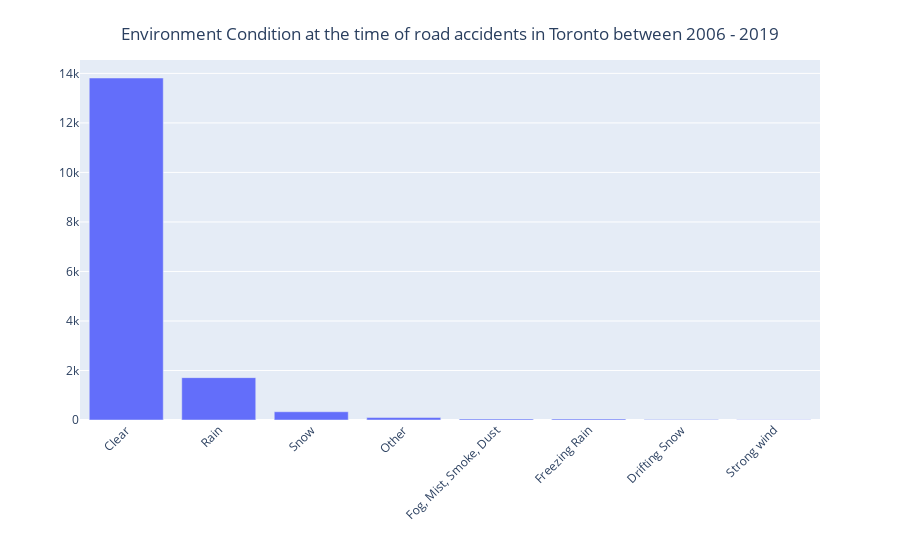

The code cell stored with this chart in its notebook:
### Code cell
ACCNUM= df_clean.groupby('VISIBILITY').nunique().sort_values(by='Index_',ascending = False)['Index_']
fig = px.bar(df_clean, x = ACCNUM.index, y = ACCNUM, labels={'x':'','y':''})
fig.update_layout(
    title={
        'text': "Environment Condition at the time of road accidents in Toronto between 2006 - 2019",
        'y':0.95,
        'x':0.5,
        'xanchor': 'center',
        'yanchor': 'top'})
fig.update_xaxes(tickangle = -45)
fig.show()

### Figure 1 — Plotly figure (JSON) as saved in the notebook; plotly's stock layout.template omitted (floating-point values rounded to 4 significant figures)
{"data": [{"alignmentgroup": "True", "hovertemplate": "=%{y}<extra></extra>", "legendgroup": "", "marker": {"color": "#636efa"}, "name": "", "offsetgroup": "", "orientation": "v", "showlegend": false, "textposition": "auto", "type": "bar", "x": ["Clear", "Rain", "Snow", "Other", "Fog, Mist, Smoke, Dust", "Freezing Rain", "Drifting Snow", "Strong wind"], "xaxis": "x", "y": [13814, 1711, 333, 99, 44, 43, 19, 8], "yaxis": "y"}], "layout": {"barmode": "relative", "legend": {"tracegroupgap": 0}, "margin": {"t": 60}, "title": {"text": "Environment Condition at the time of road accidents in Toronto between 2006 - 2019", "x": 0.5, "xanchor": "center", "y": 0.95, "yanchor": "top"}, "xaxis": {"anchor": "y", "domain": [0, 1], "tickangle": -45, "title": {"text": ""}}, "yaxis": {"anchor": "x", "domain": [0, 1], "title": {"text": ""}}}}
